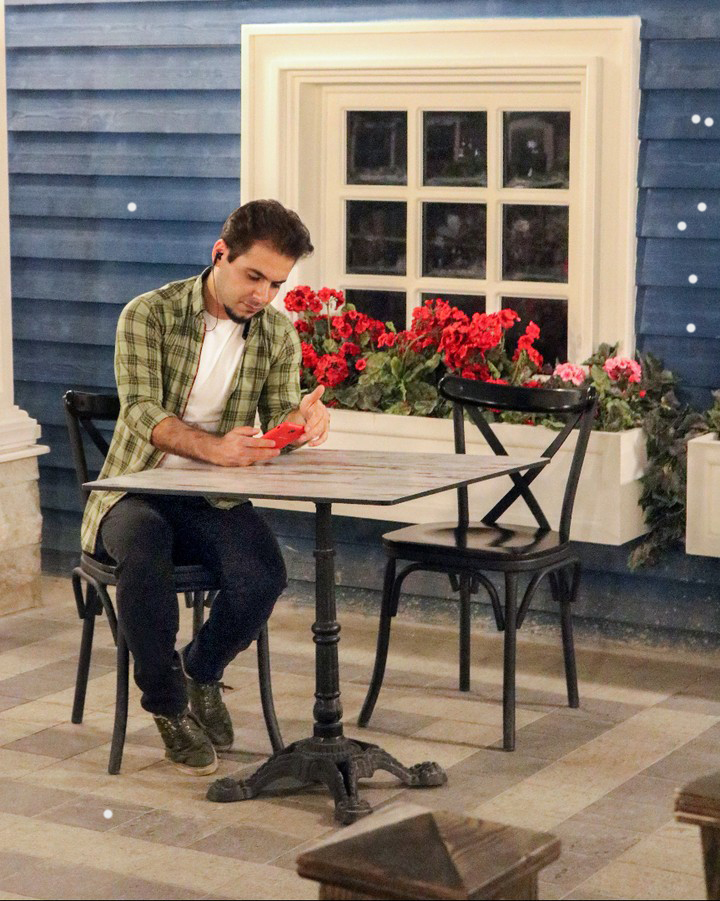
#> input picture me.jpg, 720 x 901 px
$ python blur_gif_maker.py
#> lines starting #> are read from the running program, lines starting #| are printed output that depends on the picture
from PIL import Image, ImageDraw, ImageFilter, ImageFont
import numpy as np

input_path = "me.jpg"
output_path = "animated_box_numbers_final.gif"

img = Image.open(input_path).convert("RGB")
#> img is the input picture: PIL image 720x901 RGB; mean R, G, B 129.8, 116.4, 104.8
width, height = img.size
#> width = 720; height = 901

box_size = 150
step_x = box_size
step_y = box_size

frames = []

# تصویر سمت راست برای بلر کامل روی تمام باکس‌های عبور کرده
blur_canvas = Image.new("RGB", (width, height))
#> blur_canvas: PIL image 720x901 RGB; every value is 0
blur_canvas.paste(img)

# فونت بزرگ و خوانا
try:
    font_mean = ImageFont.truetype("arial.ttf", 24)  # برای متن میانگین
    font_kernel = ImageFont.truetype("arial.ttf", 14)  # برای جدول کرنل
except:
    font_mean = ImageFont.load_default()
    font_kernel = ImageFont.load_default()

kernel_size = 3
passed_boxes = []

for y in range(0, height, step_y):
    for x in range(0, width, step_x):
        x1, y1 = x, y
        x2, y2 = min(x + box_size, width), min(y + box_size, height)

        # سمت راست: اعمال بلر کامل روی باکس‌های عبور کرده
        passed_boxes.append((x1, y1, x2, y2))
        right_display = img.copy()
        for bx in passed_boxes:
            region = right_display.crop(bx).filter(ImageFilter.GaussianBlur(6))
            blur_canvas.paste(region, bx)
        right_display = blur_canvas.copy()

        # سمت چپ: تصویر اصلی ثابت بدون افکت
        left_half = img.copy()
        draw_left = ImageDraw.Draw(left_half)
        draw_left.rectangle([x1, y1, x2, y2], outline="green", width=4)

        # گرفتن کرنل 3x3 از باکس بلر شده سمت راست
        kernel_region = right_display.crop((x1, y1, min(x1+kernel_size, x2), min(y1+kernel_size, y2)))
        kernel_data = np.array(kernel_region)

        # محاسبه میانگین
        mean_r = int(np.mean(kernel_data[:, :, 0]))
        mean_g = int(np.mean(kernel_data[:, :, 1]))
        mean_b = int(np.mean(kernel_data[:, :, 2]))
        mean_text = f"Mean: R={mean_r} G={mean_g} B={mean_b}"

        # رسم جدول اعداد زیر باکس سمت چپ
        cell_height = 35
        start_y = y2 + 10
        start_x = x1
        for i in range(kernel_data.shape[0]):
            for j in range(kernel_data.shape[1]):
                r, g, b = kernel_data[i, j]
                text = f"{r},{g},{b}"
                draw_left.text((start_x + j*100, start_y + i*cell_height), text, fill="yellow", font=font_kernel)

        draw_left.text((start_x, start_y + kernel_size*cell_height + 5), mean_text, fill="red", font=font_mean)

        # ترکیب تصویر نهایی کنار هم
        combined = Image.new("RGB", (width*2, height))
        combined.paste(left_half, (0, 0))
        combined.paste(right_display, (width, 0))
        frames.append(combined)
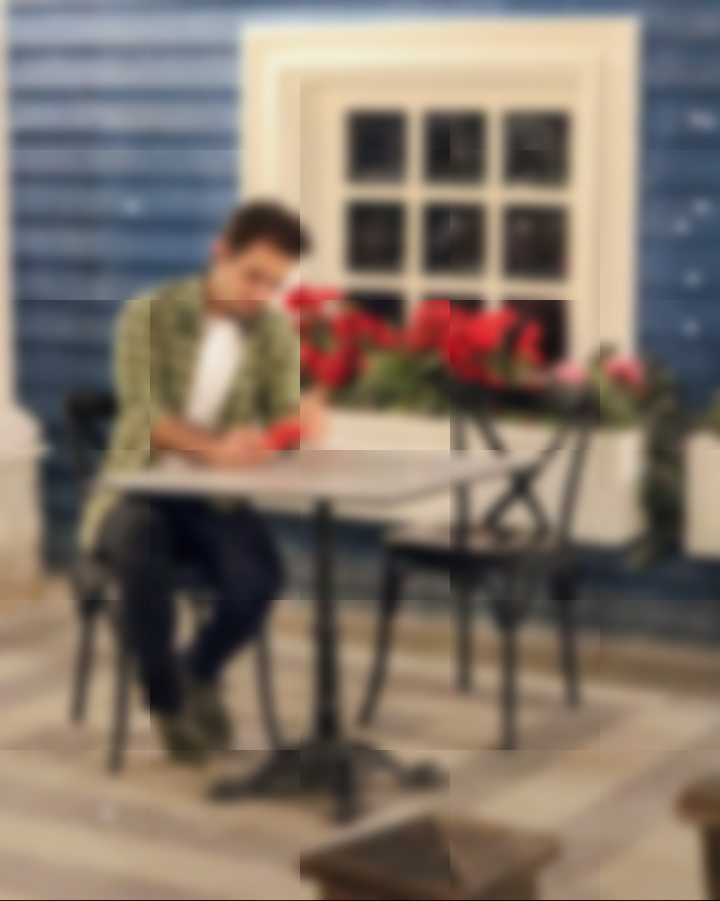
#> blur_canvas: PIL image 720x901 RGB; mean R, G, B 129.8, 116.4, 104.8
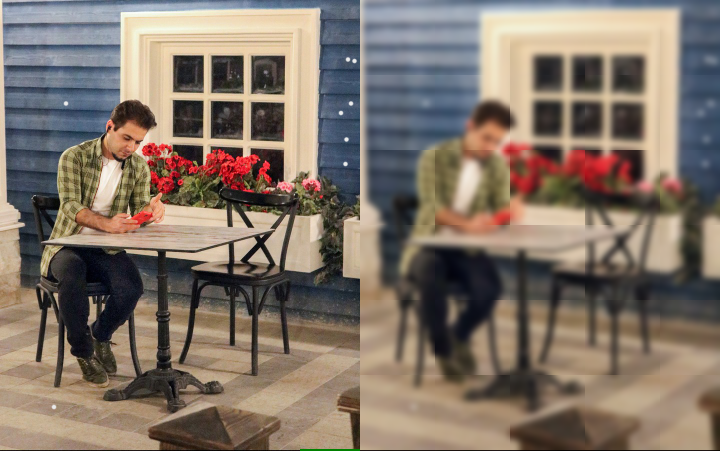
#> combined: PIL image 1440x901 RGB (shown at 1/2 size); mean R, G, B 129.8, 116.4, 104.8
#> after the loop, frames = 35 items; passed_boxes = 35 items, first 6: (0, 0, 150, 150), (150, 0, 300, 150), (300, 0, 450, 150), (450, 0, 600, 150), (600, 0, 720, 150), (0, 150, 150, 300)

frames[0].save(
    output_path,
    save_all=True,
    append_images=frames[1:],
    duration=200,
    loop=0,
    optimize=True
)
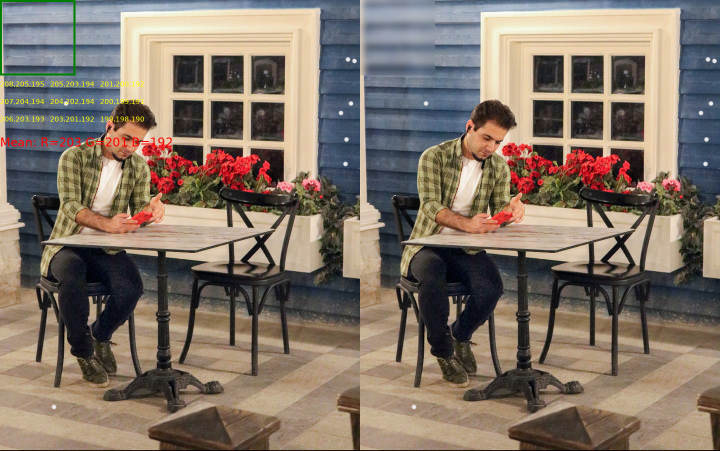
#> saved as animated_box_numbers_final.gif: PIL image 1440x901 RGB (shown at 1/2 size); mean R, G, B 129.9, 116.4, 104.1

print(f"GIF ساخته شد: {output_path}")
